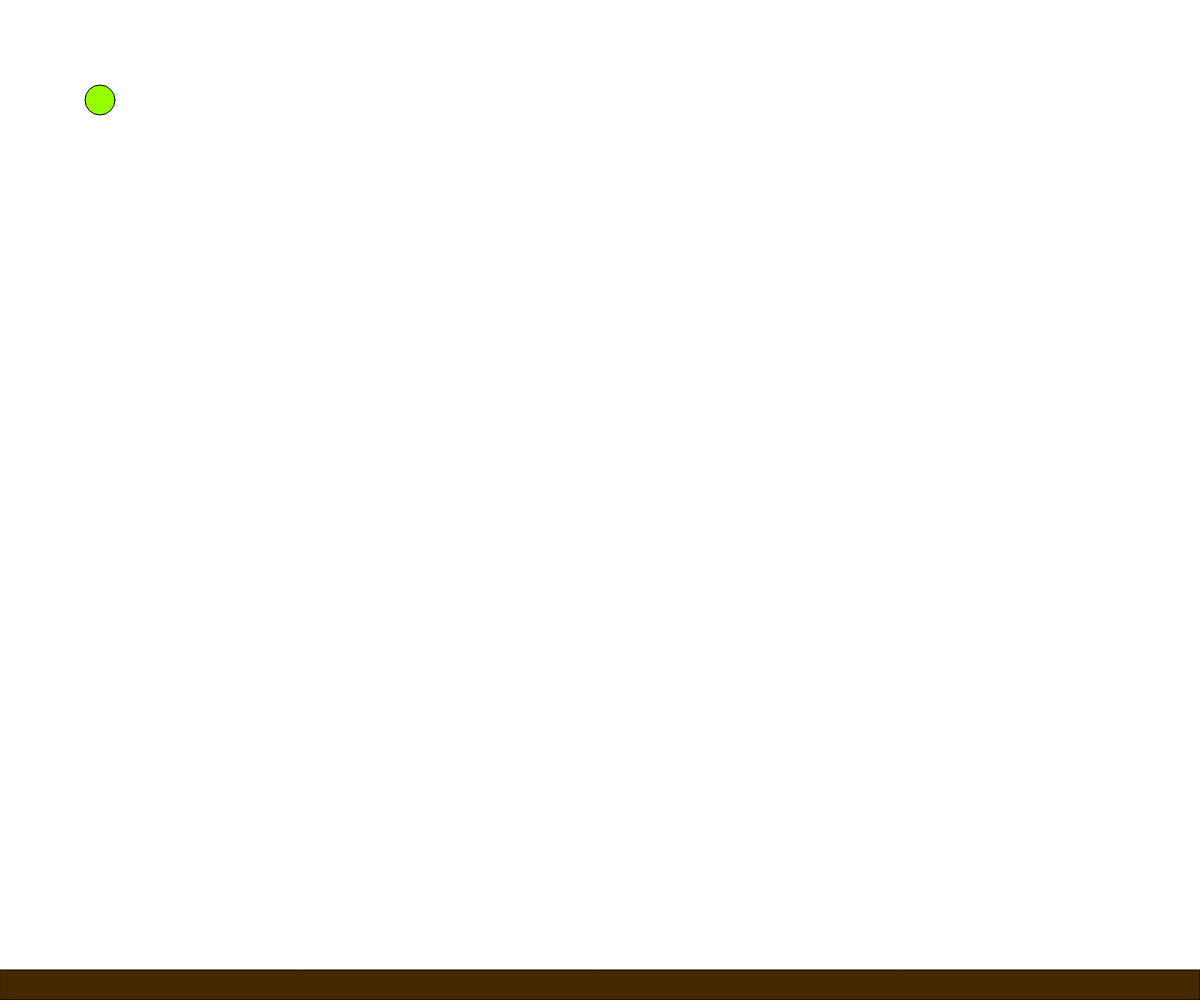
Frame 1 (no input)
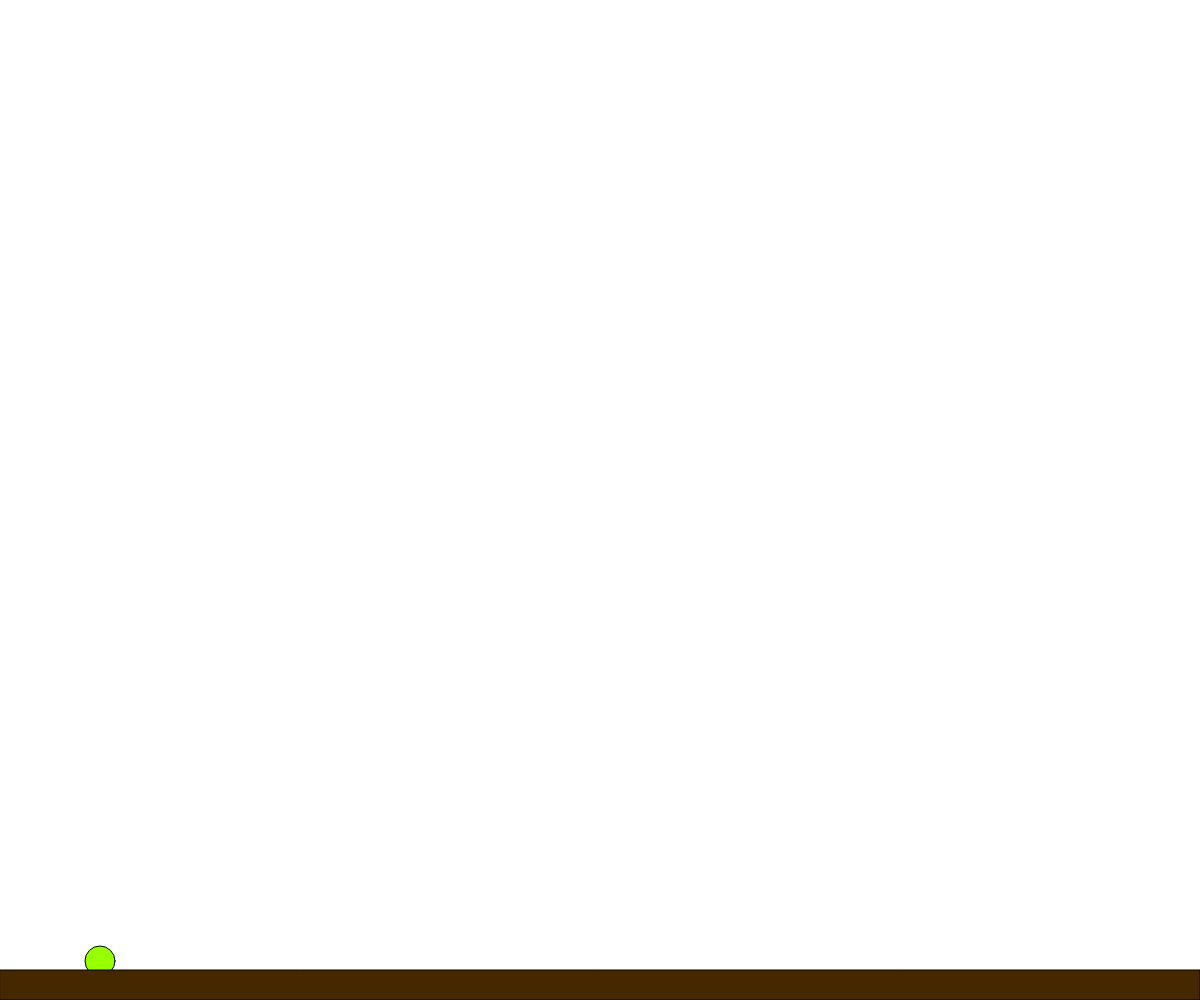
Frame 60 (no input)
Frame 120 (the mouse pressed at the canvas centre since frame 60): identical to frame 60, image omitted

The p5.js sketch that drew these frames (run headless with seeded random() and noise() and a simulated clock; from frame 60 on, the mouse is pressed at the canvas centre):

// p5.js sketch
// ── sketch.js
var thePlayer;
var theGround;

function setup() {
    createCanvas(windowWidth,windowHeight);
    thePlayer = new Player();
    theGround = new Ground(30);
}
function windowResized() {
  resizeCanvas(windowWidth, windowHeight);
}
function draw() {
    background(255);
    thePlayer.draw();
    thePlayer.move();
    theGround.draw();
}

// ── ground.js
function Ground (height) {
    this.height = height;

    this.draw = function () {
        fill(70,40,0);
        rect(0, windowHeight - this.height, windowWidth, this.height);
    }
}

// ── player.js
function Player () {
    this.pos = createVector();
    this.vel = createVector();
    this.pos.x = 100;
    this.pos.y = 100;
    this.color =  color(150,255,0);
    this.move = function () {
        if (this.pos.x < -100 || this.pos.x > (windowWidth + 100) || this.pos.y < -100 || this.pos.y > (windowHeight + 100)) {

        } else {
            this.vel.y++;
            this.pos.x += this.vel.x;
            this.pos.y += this.vel.y;
            //this.vel.y = this.vel.y * 0.80;
            this.vel.x = this.vel.x * 0.80;

            if (keyIsDown(LEFT_ARROW)) {
                if (this.vel.x < 20) {this.vel.x--;}
            }
            if (keyIsDown(RIGHT_ARROW)) {
                if (this.vel.x > -20) {this.vel.x++;}
            }
            if (keyIsDown(UP_ARROW)) {
                if (this.pos.y >= (windowHeight - (theGround.height + 10))) {
                    this.vel.y = -20;
                }
            }
            if (this.pos.y >= (windowHeight - (theGround.height + 31))) {
                this.vel.y = -1;
            }
        }
    }

    this.draw = function () {
        if (this.pos.x < -100 || this.pos.x > (windowWidth + 100) || this.pos.y < -100 || this.pos.y > (windowHeight + 100)) {

        } else {
            fill(this.color);
            ellipse(this.pos.x,this.pos.y,30,30);
        }
    }
}
